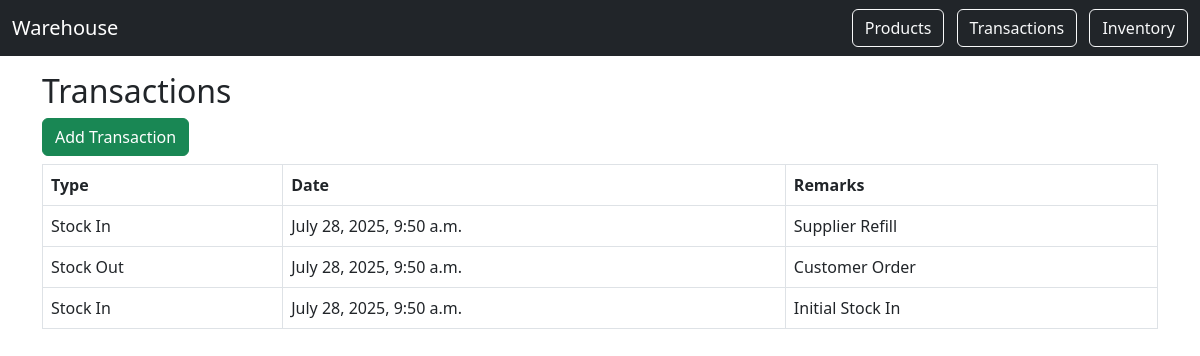
Screenshot of /transactions/ with the database file from the repository.
### inventory/models.py (models this page shows, shortened)
class StockTransaction(models.Model):
    TRANSACTION_TYPES = [
        ('IN', 'Stock In'),
        ('OUT', 'Stock Out'),
    ]
    transaction_type = models.CharField(max_length=3, choices=TRANSACTION_TYPES)
    date = models.DateTimeField(auto_now_add=True)
    remarks = models.CharField(max_length=255, blank=True, null=True)

### inventory/views.py (the view)
# urls.py: path('transactions/', views.transaction_list, name='transaction_list'),
def transaction_list(request):
    transactions = StockTransaction.objects.all().order_by('-date')
    return render(request, 'inventory/transaction_list.html', {'transactions': transactions})

### inventory/templates/inventory/transaction_list.html
{% extends 'inventory/base.html' %}
{% block content %}
<h2>Transactions</h2>
<a href="/transactions/new/" class="btn btn-success mb-2">Add Transaction</a>
<table class="table table-bordered">
    <tr>
        <th>Type</th>
        <th>Date</th>
        <th>Remarks</th>
    </tr>
    {% for tx in transactions %}
    <tr>
        <td>{{ tx.get_transaction_type_display }}</td>
        <td>{{ tx.date }}</td>
        <td>{{ tx.remarks }}</td>
    </tr>
    {% endfor %}
</table>
{% endblock %}

### rows the page displays
StockTransaction: transaction_type "Stock In", date "July 28, 2025, 9:50 a.m.", remarks "Supplier Refill"
StockTransaction: transaction_type "Stock Out", date "July 28, 2025, 9:50 a.m.", remarks "Customer Order"
StockTransaction: transaction_type "Stock In", date "July 28, 2025, 9:50 a.m.", remarks "Initial Stock In"
